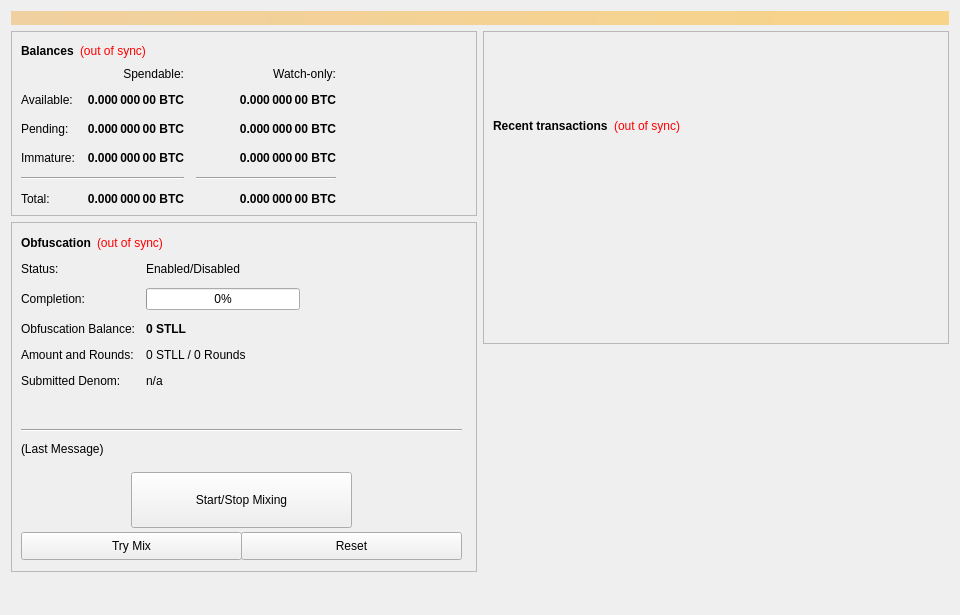
<?xml version="1.0" encoding="UTF-8"?>
<ui version="4.0">
 <class>OverviewPage</class>
 <widget class="QWidget" name="OverviewPage">
  <property name="geometry">
   <rect>
    <x>0</x>
    <y>0</y>
    <width>960</width>
    <height>615</height>
   </rect>
  </property>
  <property name="minimumSize">
   <size>
    <width>960</width>
    <height>0</height>
   </size>
  </property>
  <property name="windowTitle">
   <string>Form</string>
  </property>
  <layout class="QVBoxLayout" name="topLayout">
   <item>
    <widget class="QLabel" name="labelAlerts">
     <property name="visible">
      <bool>false</bool>
     </property>
     <property name="styleSheet">
      <string notr="true">background-color: qlineargradient(x1: 0, y1: 0, x2: 1, y2: 0, stop:0 #F0D0A0, stop:1 #F8D488); color:#000000;</string>
     </property>
     <property name="wordWrap">
      <bool>true</bool>
     </property>
     <property name="margin">
      <number>3</number>
     </property>
    </widget>
   </item>
   <item>
    <layout class="QHBoxLayout" name="horizontalLayout" stretch="1,1">
     <item>
      <layout class="QVBoxLayout" name="verticalLayout_2">
       <item>
        <widget class="QFrame" name="frame">
         <property name="frameShape">
          <enum>QFrame::StyledPanel</enum>
         </property>
         <property name="frameShadow">
          <enum>QFrame::Raised</enum>
         </property>
         <layout class="QVBoxLayout" name="verticalLayout_4">
          <item>
           <layout class="QHBoxLayout" name="horizontalLayout_4">
            <item>
             <widget class="QLabel" name="label_5">
              <property name="font">
               <font>
                <weight>75</weight>
                <bold>true</bold>
               </font>
              </property>
              <property name="text">
               <string>Balances</string>
              </property>
             </widget>
            </item>
            <item>
             <widget class="QLabel" name="labelWalletStatus">
              <property name="cursor">
               <cursorShape>WhatsThisCursor</cursorShape>
              </property>
              <property name="toolTip">
               <string>The displayed information may be out of date. Your wallet automatically synchronizes with the STLL network after a connection is established, but this process has not completed yet.</string>
              </property>
              <property name="styleSheet">
               <string notr="true">QLabel { color: red; }</string>
              </property>
              <property name="text">
               <string notr="true">(out of sync)</string>
              </property>
              <property name="alignment">
               <set>Qt::AlignLeading|Qt::AlignLeft|Qt::AlignVCenter</set>
              </property>
             </widget>
            </item>
            <item>
             <spacer name="horizontalSpacer_3">
              <property name="orientation">
               <enum>Qt::Horizontal</enum>
              </property>
              <property name="sizeHint" stdset="0">
               <size>
                <width>40</width>
                <height>20</height>
               </size>
              </property>
             </spacer>
            </item>
           </layout>
          </item>
          <item>
           <layout class="QGridLayout" name="gridLayout">
            <property name="spacing">
             <number>12</number>
            </property>
            <item row="2" column="2">
             <widget class="QLabel" name="labelWatchPending">
              <property name="font">
               <font>
                <weight>75</weight>
                <bold>true</bold>
               </font>
              </property>
              <property name="cursor">
               <cursorShape>IBeamCursor</cursorShape>
              </property>
              <property name="toolTip">
               <string>Unconfirmed transactions to watch-only addresses</string>
              </property>
              <property name="text">
               <string notr="true">0.000 000 00 BTC</string>
              </property>
              <property name="alignment">
               <set>Qt::AlignRight|Qt::AlignTrailing|Qt::AlignVCenter</set>
              </property>
              <property name="textInteractionFlags">
               <set>Qt::LinksAccessibleByMouse|Qt::TextSelectableByKeyboard|Qt::TextSelectableByMouse</set>
              </property>
             </widget>
            </item>
            <item row="2" column="1">
             <widget class="QLabel" name="labelUnconfirmed">
              <property name="font">
               <font>
                <weight>75</weight>
                <bold>true</bold>
               </font>
              </property>
              <property name="cursor">
               <cursorShape>IBeamCursor</cursorShape>
              </property>
              <property name="toolTip">
               <string>Total of transactions that have yet to be confirmed, and do not yet count toward the spendable balance</string>
              </property>
              <property name="text">
               <string notr="true">0.000 000 00 BTC</string>
              </property>
              <property name="alignment">
               <set>Qt::AlignRight|Qt::AlignTrailing|Qt::AlignVCenter</set>
              </property>
              <property name="textInteractionFlags">
               <set>Qt::LinksAccessibleByMouse|Qt::TextSelectableByKeyboard|Qt::TextSelectableByMouse</set>
              </property>
             </widget>
            </item>
            <item row="3" column="2">
             <widget class="QLabel" name="labelWatchImmature">
              <property name="font">
               <font>
                <weight>75</weight>
                <bold>true</bold>
               </font>
              </property>
              <property name="cursor">
               <cursorShape>IBeamCursor</cursorShape>
              </property>
              <property name="toolTip">
               <string>Staked or masternode rewards in watch-only addresses that has not yet matured</string>
              </property>
              <property name="text">
               <string notr="true">0.000 000 00 BTC</string>
              </property>
              <property name="alignment">
               <set>Qt::AlignRight|Qt::AlignTrailing|Qt::AlignVCenter</set>
              </property>
              <property name="textInteractionFlags">
               <set>Qt::LinksAccessibleByMouse|Qt::TextSelectableByKeyboard|Qt::TextSelectableByMouse</set>
              </property>
             </widget>
            </item>
            <item row="4" column="0" colspan="2">
             <widget class="Line" name="lineSpendableBalance">
              <property name="orientation">
               <enum>Qt::Horizontal</enum>
              </property>
             </widget>
            </item>
            <item row="4" column="2">
             <widget class="Line" name="lineWatchBalance">
              <property name="sizePolicy">
               <sizepolicy hsizetype="Preferred" vsizetype="Fixed">
                <horstretch>0</horstretch>
                <verstretch>0</verstretch>
               </sizepolicy>
              </property>
              <property name="minimumSize">
               <size>
                <width>140</width>
                <height>0</height>
               </size>
              </property>
              <property name="orientation">
               <enum>Qt::Horizontal</enum>
              </property>
             </widget>
            </item>
            <item row="5" column="0">
             <widget class="QLabel" name="labelTotalText">
              <property name="text">
               <string>Total:</string>
              </property>
             </widget>
            </item>
            <item row="3" column="1">
             <widget class="QLabel" name="labelImmature">
              <property name="font">
               <font>
                <weight>75</weight>
                <bold>true</bold>
               </font>
              </property>
              <property name="cursor">
               <cursorShape>IBeamCursor</cursorShape>
              </property>
              <property name="toolTip">
               <string>Staked or masternode rewards that has not yet matured</string>
              </property>
              <property name="text">
               <string notr="true">0.000 000 00 BTC</string>
              </property>
              <property name="alignment">
               <set>Qt::AlignRight|Qt::AlignTrailing|Qt::AlignVCenter</set>
              </property>
              <property name="textInteractionFlags">
               <set>Qt::LinksAccessibleByMouse|Qt::TextSelectableByKeyboard|Qt::TextSelectableByMouse</set>
              </property>
             </widget>
            </item>
            <item row="2" column="3">
             <spacer name="horizontalSpacer_2">
              <property name="orientation">
               <enum>Qt::Horizontal</enum>
              </property>
              <property name="sizeHint" stdset="0">
               <size>
                <width>40</width>
                <height>20</height>
               </size>
              </property>
             </spacer>
            </item>
            <item row="3" column="0">
             <widget class="QLabel" name="labelImmatureText">
              <property name="text">
               <string>Immature:</string>
              </property>
             </widget>
            </item>
            <item row="5" column="1">
             <widget class="QLabel" name="labelTotal">
              <property name="font">
               <font>
                <weight>75</weight>
                <bold>true</bold>
               </font>
              </property>
              <property name="cursor">
               <cursorShape>IBeamCursor</cursorShape>
              </property>
              <property name="toolTip">
               <string>Your current total balance</string>
              </property>
              <property name="text">
               <string notr="true">0.000 000 00 BTC</string>
              </property>
              <property name="alignment">
               <set>Qt::AlignRight|Qt::AlignTrailing|Qt::AlignVCenter</set>
              </property>
              <property name="textInteractionFlags">
               <set>Qt::LinksAccessibleByMouse|Qt::TextSelectableByKeyboard|Qt::TextSelectableByMouse</set>
              </property>
             </widget>
            </item>
            <item row="5" column="2">
             <widget class="QLabel" name="labelWatchTotal">
              <property name="font">
               <font>
                <weight>75</weight>
                <bold>true</bold>
               </font>
              </property>
              <property name="cursor">
               <cursorShape>IBeamCursor</cursorShape>
              </property>
              <property name="toolTip">
               <string>Current total balance in watch-only addresses</string>
              </property>
              <property name="text">
               <string notr="true">0.000 000 00 BTC</string>
              </property>
              <property name="alignment">
               <set>Qt::AlignRight|Qt::AlignTrailing|Qt::AlignVCenter</set>
              </property>
              <property name="textInteractionFlags">
               <set>Qt::LinksAccessibleByMouse|Qt::TextSelectableByKeyboard|Qt::TextSelectableByMouse</set>
              </property>
             </widget>
            </item>
            <item row="0" column="2">
             <widget class="QLabel" name="labelWatchonly">
              <property name="text">
               <string>Watch-only:</string>
              </property>
              <property name="alignment">
               <set>Qt::AlignRight|Qt::AlignTrailing|Qt::AlignVCenter</set>
              </property>
             </widget>
            </item>
            <item row="1" column="0">
             <widget class="QLabel" name="labelBalanceText">
              <property name="text">
               <string>Available:</string>
              </property>
             </widget>
            </item>
            <item row="1" column="1">
             <widget class="QLabel" name="labelBalance">
              <property name="font">
               <font>
                <weight>75</weight>
                <bold>true</bold>
               </font>
              </property>
              <property name="cursor">
               <cursorShape>IBeamCursor</cursorShape>
              </property>
              <property name="toolTip">
               <string>Your current spendable balance</string>
              </property>
              <property name="text">
               <string notr="true">0.000 000 00 BTC</string>
              </property>
              <property name="alignment">
               <set>Qt::AlignRight|Qt::AlignTrailing|Qt::AlignVCenter</set>
              </property>
              <property name="textInteractionFlags">
               <set>Qt::LinksAccessibleByMouse|Qt::TextSelectableByKeyboard|Qt::TextSelectableByMouse</set>
              </property>
             </widget>
            </item>
            <item row="1" column="2">
             <widget class="QLabel" name="labelWatchAvailable">
              <property name="font">
               <font>
                <weight>75</weight>
                <bold>true</bold>
               </font>
              </property>
              <property name="cursor">
               <cursorShape>IBeamCursor</cursorShape>
              </property>
              <property name="toolTip">
               <string>Your current balance in watch-only addresses</string>
              </property>
              <property name="text">
               <string notr="true">0.000 000 00 BTC</string>
              </property>
              <property name="alignment">
               <set>Qt::AlignRight|Qt::AlignTrailing|Qt::AlignVCenter</set>
              </property>
              <property name="textInteractionFlags">
               <set>Qt::LinksAccessibleByMouse|Qt::TextSelectableByKeyboard|Qt::TextSelectableByMouse</set>
              </property>
             </widget>
            </item>
            <item row="2" column="0">
             <widget class="QLabel" name="labelPendingText">
              <property name="text">
               <string>Pending:</string>
              </property>
             </widget>
            </item>
            <item row="0" column="1">
             <widget class="QLabel" name="labelSpendable">
              <property name="text">
               <string>Spendable:</string>
              </property>
              <property name="alignment">
               <set>Qt::AlignRight|Qt::AlignTrailing|Qt::AlignVCenter</set>
              </property>
             </widget>
            </item>
           </layout>
          </item>
         </layout>
        </widget>
       </item>
       <item>
        <widget class="QFrame" name="frameObfuscation">
         <property name="minimumSize">
          <size>
           <width>0</width>
           <height>350</height>
          </size>
         </property>
         <property name="layoutDirection">
          <enum>Qt::LeftToRight</enum>
         </property>
         <property name="frameShape">
          <enum>QFrame::StyledPanel</enum>
         </property>
         <property name="frameShadow">
          <enum>QFrame::Raised</enum>
         </property>
         <widget class="QWidget" name="formLayoutWidget">
          <property name="geometry">
           <rect>
            <x>10</x>
            <y>40</y>
            <width>451</width>
            <height>161</height>
           </rect>
          </property>
          <layout class="QFormLayout" name="formLayout">
           <property name="fieldGrowthPolicy">
            <enum>QFormLayout::AllNonFixedFieldsGrow</enum>
           </property>
           <property name="horizontalSpacing">
            <number>11</number>
           </property>
           <property name="verticalSpacing">
            <number>12</number>
           </property>
           <item row="0" column="0">
            <widget class="QLabel" name="label_6">
             <property name="text">
              <string>Status:</string>
             </property>
            </widget>
           </item>
           <item row="1" column="0">
            <widget class="QLabel" name="label_7">
             <property name="text">
              <string>Completion:</string>
             </property>
            </widget>
           </item>
           <item row="1" column="1">
            <widget class="QProgressBar" name="obfuscationProgress">
             <property name="maximumSize">
              <size>
               <width>154</width>
               <height>16777215</height>
              </size>
             </property>
             <property name="value">
              <number>0</number>
             </property>
            </widget>
           </item>
           <item row="2" column="0">
            <widget class="QLabel" name="labelAnonymizedText">
             <property name="text">
              <string>Obfuscation Balance:</string>
             </property>
            </widget>
           </item>
           <item row="2" column="1">
            <widget class="QLabel" name="labelAnonymized">
             <property name="font">
              <font>
               <weight>75</weight>
               <bold>true</bold>
              </font>
             </property>
             <property name="text">
              <string notr="true">0 STLL</string>
             </property>
            </widget>
           </item>
           <item row="3" column="0">
            <widget class="QLabel" name="label_8">
             <property name="text">
              <string>Amount and Rounds:</string>
             </property>
            </widget>
           </item>
           <item row="3" column="1">
            <widget class="QLabel" name="labelAmountRounds">
             <property name="text">
              <string>0 STLL / 0 Rounds</string>
             </property>
            </widget>
           </item>
           <item row="4" column="0">
            <widget class="QLabel" name="label_9">
             <property name="text">
              <string>Submitted Denom:</string>
             </property>
            </widget>
           </item>
           <item row="4" column="1">
            <widget class="QLabel" name="labelSubmittedDenom">
             <property name="toolTip">
              <string>The denominations you submitted to the Masternode.&lt;br&gt;To mix, other users must submit the exact same denominations.</string>
             </property>
             <property name="text">
              <string>n/a</string>
             </property>
            </widget>
           </item>
           <item row="0" column="1">
            <widget class="QLabel" name="obfuscationEnabled">
             <property name="text">
              <string>Enabled/Disabled</string>
             </property>
            </widget>
           </item>
          </layout>
         </widget>
         <widget class="QPushButton" name="runAutoDenom">
          <property name="geometry">
           <rect>
            <x>251</x>
            <y>17</y>
            <width>1</width>
            <height>1</height>
           </rect>
          </property>
          <property name="palette">
           <palette>
            <active>
             <colorrole role="WindowText">
              <brush brushstyle="SolidPattern">
               <color alpha="255">
                <red>0</red>
                <green>0</green>
                <blue>0</blue>
               </color>
              </brush>
             </colorrole>
             <colorrole role="Button">
              <brush brushstyle="SolidPattern">
               <color alpha="255">
                <red>239</red>
                <green>238</green>
                <blue>238</blue>
               </color>
              </brush>
             </colorrole>
             <colorrole role="Light">
              <brush brushstyle="SolidPattern">
               <color alpha="255">
                <red>255</red>
                <green>255</green>
                <blue>255</blue>
               </color>
              </brush>
             </colorrole>
             <colorrole role="Midlight">
              <brush brushstyle="SolidPattern">
               <color alpha="255">
                <red>247</red>
                <green>246</green>
                <blue>246</blue>
               </color>
              </brush>
             </colorrole>
             <colorrole role="Dark">
              <brush brushstyle="SolidPattern">
               <color alpha="255">
                <red>119</red>
                <green>119</green>
                <blue>119</blue>
               </color>
              </brush>
             </colorrole>
             <colorrole role="Mid">
              <brush brushstyle="SolidPattern">
               <color alpha="255">
                <red>159</red>
                <green>159</green>
                <blue>159</blue>
               </color>
              </brush>
             </colorrole>
             <colorrole role="Text">
              <brush brushstyle="SolidPattern">
               <color alpha="255">
                <red>0</red>
                <green>0</green>
                <blue>0</blue>
               </color>
              </brush>
             </colorrole>
             <colorrole role="BrightText">
              <brush brushstyle="SolidPattern">
               <color alpha="255">
                <red>255</red>
                <green>255</green>
                <blue>255</blue>
               </color>
              </brush>
             </colorrole>
             <colorrole role="ButtonText">
              <brush brushstyle="SolidPattern">
               <color alpha="255">
                <red>0</red>
                <green>0</green>
                <blue>0</blue>
               </color>
              </brush>
             </colorrole>
             <colorrole role="Base">
              <brush brushstyle="SolidPattern">
               <color alpha="255">
                <red>255</red>
                <green>255</green>
                <blue>255</blue>
               </color>
              </brush>
             </colorrole>
             <colorrole role="Window">
              <brush brushstyle="SolidPattern">
               <color alpha="255">
                <red>239</red>
                <green>238</green>
                <blue>238</blue>
               </color>
              </brush>
             </colorrole>
             <colorrole role="Shadow">
              <brush brushstyle="SolidPattern">
               <color alpha="255">
                <red>0</red>
                <green>0</green>
                <blue>0</blue>
               </color>
              </brush>
             </colorrole>
             <colorrole role="AlternateBase">
              <brush brushstyle="SolidPattern">
               <color alpha="255">
                <red>247</red>
                <green>246</green>
                <blue>246</blue>
               </color>
              </brush>
             </colorrole>
             <colorrole role="ToolTipBase">
              <brush brushstyle="SolidPattern">
               <color alpha="255">
                <red>255</red>
                <green>255</green>
                <blue>220</blue>
               </color>
              </brush>
             </colorrole>
             <colorrole role="ToolTipText">
              <brush brushstyle="SolidPattern">
               <color alpha="255">
                <red>0</red>
                <green>0</green>
                <blue>0</blue>
               </color>
              </brush>
             </colorrole>
            </active>
            <inactive>
             <colorrole role="WindowText">
              <brush brushstyle="SolidPattern">
               <color alpha="255">
                <red>0</red>
                <green>0</green>
                <blue>0</blue>
               </color>
              </brush>
             </colorrole>
             <colorrole role="Button">
              <brush brushstyle="SolidPattern">
               <color alpha="255">
                <red>239</red>
                <green>238</green>
                <blue>238</blue>
               </color>
              </brush>
             </colorrole>
             <colorrole role="Light">
              <brush brushstyle="SolidPattern">
               <color alpha="255">
                <red>255</red>
                <green>255</green>
                <blue>255</blue>
               </color>
              </brush>
             </colorrole>
             <colorrole role="Midlight">
              <brush brushstyle="SolidPattern">
               <color alpha="255">
                <red>247</red>
                <green>246</green>
                <blue>246</blue>
               </color>
              </brush>
             </colorrole>
             <colorrole role="Dark">
              <brush brushstyle="SolidPattern">
               <color alpha="255">
                <red>119</red>
                <green>119</green>
                <blue>119</blue>
               </color>
              </brush>
             </colorrole>
             <colorrole role="Mid">
              <brush brushstyle="SolidPattern">
               <color alpha="255">
                <red>159</red>
                <green>159</green>
                <blue>159</blue>
               </color>
              </brush>
             </colorrole>
             <colorrole role="Text">
              <brush brushstyle="SolidPattern">
               <color alpha="255">
                <red>0</red>
                <green>0</green>
                <blue>0</blue>
               </color>
              </brush>
             </colorrole>
             <colorrole role="BrightText">
              <brush brushstyle="SolidPattern">
               <color alpha="255">
                <red>255</red>
                <green>255</green>
                <blue>255</blue>
               </color>
              </brush>
             </colorrole>
             <colorrole role="ButtonText">
              <brush brushstyle="SolidPattern">
               <color alpha="255">
                <red>0</red>
                <green>0</green>
                <blue>0</blue>
               </color>
              </brush>
             </colorrole>
             <colorrole role="Base">
              <brush brushstyle="SolidPattern">
               <color alpha="255">
                <red>255</red>
                <green>255</green>
                <blue>255</blue>
               </color>
              </brush>
             </colorrole>
             <colorrole role="Window">
              <brush brushstyle="SolidPattern">
               <color alpha="255">
                <red>239</red>
                <green>238</green>
                <blue>238</blue>
               </color>
              </brush>
             </colorrole>
             <colorrole role="Shadow">
              <brush brushstyle="SolidPattern">
               <color alpha="255">
                <red>0</red>
                <green>0</green>
                <blue>0</blue>
               </color>
              </brush>
             </colorrole>
             <colorrole role="AlternateBase">
              <brush brushstyle="SolidPattern">
               <color alpha="255">
                <red>247</red>
                <green>246</green>
                <blue>246</blue>
               </color>
              </brush>
             </colorrole>
             <colorrole role="ToolTipBase">
              <brush brushstyle="SolidPattern">
               <color alpha="255">
                <red>255</red>
                <green>255</green>
                <blue>220</blue>
               </color>
              </brush>
             </colorrole>
             <colorrole role="ToolTipText">
              <brush brushstyle="SolidPattern">
               <color alpha="255">
                <red>0</red>
                <green>0</green>
                <blue>0</blue>
               </color>
              </brush>
             </colorrole>
            </inactive>
            <disabled>
             <colorrole role="WindowText">
              <brush brushstyle="SolidPattern">
               <color alpha="255">
                <red>119</red>
                <green>119</green>
                <blue>119</blue>
               </color>
              </brush>
             </colorrole>
             <colorrole role="Button">
              <brush brushstyle="SolidPattern">
               <color alpha="255">
                <red>239</red>
                <green>238</green>
                <blue>238</blue>
               </color>
              </brush>
             </colorrole>
             <colorrole role="Light">
              <brush brushstyle="SolidPattern">
               <color alpha="255">
                <red>255</red>
                <green>255</green>
                <blue>255</blue>
               </color>
              </brush>
             </colorrole>
             <colorrole role="Midlight">
              <brush brushstyle="SolidPattern">
               <color alpha="255">
                <red>247</red>
                <green>246</green>
                <blue>246</blue>
               </color>
              </brush>
             </colorrole>
             <colorrole role="Dark">
              <brush brushstyle="SolidPattern">
               <color alpha="255">
                <red>119</red>
                <green>119</green>
                <blue>119</blue>
               </color>
              </brush>
             </colorrole>
             <colorrole role="Mid">
              <brush brushstyle="SolidPattern">
               <color alpha="255">
                <red>159</red>
                <green>159</green>
                <blue>159</blue>
               </color>
              </brush>
             </colorrole>
             <colorrole role="Text">
              <brush brushstyle="SolidPattern">
               <color alpha="255">
                <red>119</red>
                <green>119</green>
                <blue>119</blue>
               </color>
              </brush>
             </colorrole>
             <colorrole role="BrightText">
              <brush brushstyle="SolidPattern">
               <color alpha="255">
                <red>255</red>
                <green>255</green>
                <blue>255</blue>
               </color>
              </brush>
             </colorrole>
             <colorrole role="ButtonText">
              <brush brushstyle="SolidPattern">
               <color alpha="255">
                <red>119</red>
                <green>119</green>
                <blue>119</blue>
               </color>
              </brush>
             </colorrole>
             <colorrole role="Base">
              <brush brushstyle="SolidPattern">
               <color alpha="255">
                <red>239</red>
                <green>238</green>
                <blue>238</blue>
               </color>
              </brush>
             </colorrole>
             <colorrole role="Window">
              <brush brushstyle="SolidPattern">
               <color alpha="255">
                <red>239</red>
                <green>238</green>
                <blue>238</blue>
               </color>
              </brush>
             </colorrole>
             <colorrole role="Shadow">
              <brush brushstyle="SolidPattern">
               <color alpha="255">
                <red>0</red>
                <green>0</green>
                <blue>0</blue>
               </color>
              </brush>
             </colorrole>
             <colorrole role="AlternateBase">
              <brush brushstyle="SolidPattern">
               <color alpha="255">
                <red>239</red>
                <green>238</green>
                <blue>238</blue>
               </color>
              </brush>
             </colorrole>
             <colorrole role="ToolTipBase">
              <brush brushstyle="SolidPattern">
               <color alpha="255">
                <red>255</red>
                <green>255</green>
                <blue>220</blue>
               </color>
              </brush>
             </colorrole>
             <colorrole role="ToolTipText">
              <brush brushstyle="SolidPattern">
               <color alpha="255">
                <red>0</red>
                <green>0</green>
                <blue>0</blue>
               </color>
              </brush>
             </colorrole>
            </disabled>
           </palette>
          </property>
          <property name="focusPolicy">
           <enum>Qt::NoFocus</enum>
          </property>
          <property name="autoFillBackground">
           <bool>true</bool>
          </property>
          <property name="text">
           <string/>
          </property>
          <property name="flat">
           <bool>true</bool>
          </property>
         </widget>
         <widget class="QPushButton" name="toggleObfuscation">
          <property name="geometry">
           <rect>
            <x>120</x>
            <y>250</y>
            <width>221</width>
            <height>56</height>
           </rect>
          </property>
          <property name="sizePolicy">
           <sizepolicy hsizetype="MinimumExpanding" vsizetype="Fixed">
            <horstretch>0</horstretch>
            <verstretch>0</verstretch>
           </sizepolicy>
          </property>
          <property name="text">
           <string>Start/Stop Mixing</string>
          </property>
         </widget>
         <widget class="Line" name="lineLastMessage">
          <property name="geometry">
           <rect>
            <x>10</x>
            <y>200</y>
            <width>441</width>
            <height>16</height>
           </rect>
          </property>
          <property name="orientation">
           <enum>Qt::Horizontal</enum>
          </property>
         </widget>
         <widget class="QLabel" name="obfuscationStatus">
          <property name="geometry">
           <rect>
            <x>10</x>
            <y>220</y>
            <width>451</width>
            <height>61</height>
           </rect>
          </property>
          <property name="minimumSize">
           <size>
            <width>288</width>
            <height>43</height>
           </size>
          </property>
          <property name="text">
           <string>(Last Message)</string>
          </property>
          <property name="alignment">
           <set>Qt::AlignLeading|Qt::AlignLeft|Qt::AlignTop</set>
          </property>
          <property name="wordWrap">
           <bool>true</bool>
          </property>
         </widget>
         <widget class="QPushButton" name="obfuscationAuto">
          <property name="geometry">
           <rect>
            <x>10</x>
            <y>310</y>
            <width>221</width>
            <height>28</height>
           </rect>
          </property>
          <property name="sizePolicy">
           <sizepolicy hsizetype="MinimumExpanding" vsizetype="Fixed">
            <horstretch>0</horstretch>
            <verstretch>0</verstretch>
           </sizepolicy>
          </property>
          <property name="toolTip">
           <string>Try to manually submit a Obfuscation request.</string>
          </property>
          <property name="text">
           <string>Try Mix</string>
          </property>
         </widget>
         <widget class="QPushButton" name="obfuscationReset">
          <property name="geometry">
           <rect>
            <x>230</x>
            <y>310</y>
            <width>221</width>
            <height>28</height>
           </rect>
          </property>
          <property name="sizePolicy">
           <sizepolicy hsizetype="MinimumExpanding" vsizetype="Fixed">
            <horstretch>0</horstretch>
            <verstretch>0</verstretch>
           </sizepolicy>
          </property>
          <property name="toolTip">
           <string>Reset the current status of Obfuscation (can interrupt Obfuscation if it's in the process of Mixing, which can cost you money!)</string>
          </property>
          <property name="autoFillBackground">
           <bool>false</bool>
          </property>
          <property name="text">
           <string>Reset</string>
          </property>
         </widget>
         <widget class="QWidget" name="layoutWidget">
          <property name="geometry">
           <rect>
            <x>10</x>
            <y>10</y>
            <width>431</width>
            <height>22</height>
           </rect>
          </property>
          <layout class="QHBoxLayout" name="horizontalLayout_5">
           <item>
            <widget class="QLabel" name="label_2">
             <property name="font">
              <font>
               <weight>75</weight>
               <bold>true</bold>
              </font>
             </property>
             <property name="text">
              <string>Obfuscation</string>
             </property>
            </widget>
           </item>
           <item>
            <widget class="QLabel" name="labelObfuscationSyncStatus">
             <property name="toolTip">
              <string>The displayed information may be out of date. Your wallet automatically synchronizes with the STLL network after a connection is established, but this process has not completed yet.</string>
             </property>
             <property name="styleSheet">
              <string notr="true">QLabel { color: red; }</string>
             </property>
             <property name="text">
              <string notr="true">(out of sync)</string>
             </property>
             <property name="alignment">
              <set>Qt::AlignLeading|Qt::AlignLeft|Qt::AlignVCenter</set>
             </property>
            </widget>
           </item>
           <item>
            <spacer name="horizontalSpacer_4">
             <property name="orientation">
              <enum>Qt::Horizontal</enum>
             </property>
             <property name="sizeHint" stdset="0">
              <size>
               <width>40</width>
               <height>20</height>
              </size>
             </property>
            </spacer>
           </item>
          </layout>
         </widget>
        </widget>
       </item>
       <item>
        <spacer name="verticalSpacer">
         <property name="orientation">
          <enum>Qt::Vertical</enum>
         </property>
         <property name="sizeHint" stdset="0">
          <size>
           <width>20</width>
           <height>40</height>
          </size>
         </property>
        </spacer>
       </item>
      </layout>
     </item>
     <item>
      <layout class="QVBoxLayout" name="verticalLayout_3">
       <item>
        <widget class="QFrame" name="frame_2">
         <property name="frameShape">
          <enum>QFrame::StyledPanel</enum>
         </property>
         <property name="frameShadow">
          <enum>QFrame::Raised</enum>
         </property>
         <layout class="QVBoxLayout" name="verticalLayout">
          <item>
           <spacer name="verticalSpacer_3">
            <property name="orientation">
             <enum>Qt::Vertical</enum>
            </property>
            <property name="sizeType">
             <enum>QSizePolicy::Fixed</enum>
            </property>
            <property name="sizeHint" stdset="0">
             <size>
              <width>20</width>
              <height>75</height>
             </size>
            </property>
           </spacer>
          </item>
          <item>
           <layout class="QHBoxLayout" name="horizontalLayout_2">
            <item>
             <widget class="QLabel" name="label_4">
              <property name="font">
               <font>
                <weight>75</weight>
                <bold>true</bold>
               </font>
              </property>
              <property name="text">
               <string>Recent transactions</string>
              </property>
             </widget>
            </item>
            <item>
             <widget class="QLabel" name="labelTransactionsStatus">
              <property name="cursor">
               <cursorShape>WhatsThisCursor</cursorShape>
              </property>
              <property name="toolTip">
               <string>The displayed information may be out of date. Your wallet automatically synchronizes with the STLL network after a connection is established, but this process has not completed yet.</string>
              </property>
              <property name="styleSheet">
               <string notr="true">QLabel { color: red; }</string>
              </property>
              <property name="text">
               <string notr="true">(out of sync)</string>
              </property>
              <property name="alignment">
               <set>Qt::AlignRight|Qt::AlignTrailing|Qt::AlignVCenter</set>
              </property>
             </widget>
            </item>
            <item>
             <spacer name="horizontalSpacer">
              <property name="orientation">
               <enum>Qt::Horizontal</enum>
              </property>
              <property name="sizeHint" stdset="0">
               <size>
                <width>40</width>
                <height>20</height>
               </size>
              </property>
             </spacer>
            </item>
           </layout>
          </item>
          <item>
           <widget class="QListView" name="listTransactions">
            <property name="styleSheet">
             <string notr="true">QListView { background: transparent; }</string>
            </property>
            <property name="frameShape">
             <enum>QFrame::NoFrame</enum>
            </property>
            <property name="verticalScrollBarPolicy">
             <enum>Qt::ScrollBarAlwaysOff</enum>
            </property>
            <property name="horizontalScrollBarPolicy">
             <enum>Qt::ScrollBarAlwaysOff</enum>
            </property>
            <property name="selectionMode">
             <enum>QAbstractItemView::NoSelection</enum>
            </property>
           </widget>
          </item>
         </layout>
        </widget>
       </item>
       <item>
        <spacer name="verticalSpacer_2">
         <property name="orientation">
          <enum>Qt::Vertical</enum>
         </property>
         <property name="sizeType">
          <enum>QSizePolicy::Expanding</enum>
         </property>
         <property name="sizeHint" stdset="0">
          <size>
           <width>20</width>
           <height>40</height>
          </size>
         </property>
        </spacer>
       </item>
      </layout>
     </item>
    </layout>
   </item>
  </layout>
 </widget>
 <resources/>
 <connections/>
</ui>
